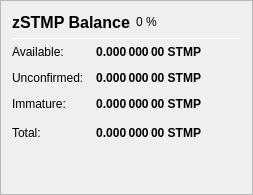
                   <widget class="QFrame" name="frame_ZerocoinBalances">
                    <property name="frameShape">
                     <enum>QFrame::StyledPanel</enum>
                    </property>
                    <property name="frameShadow">
                     <enum>QFrame::Raised</enum>
                    </property>
                    <layout class="QVBoxLayout" name="verticalLayout_7">
                     <item>
                      <layout class="QHBoxLayout" name="horizontalLayout_8" stretch="0,0,0">
                       <item>
                        <widget class="QLabel" name="label_5z_3">
                         <property name="minimumSize">
                          <size>
                           <width>0</width>
                           <height>20</height>
                          </size>
                         </property>
                         <property name="font">
                          <font>
                           <pointsize>12</pointsize>
                           <weight>75</weight>
                           <bold>true</bold>
                          </font>
                         </property>
                         <property name="text">
                          <string>zSTMP Balance</string>
                         </property>
                        </widget>
                       </item>
                       <item>
                        <widget class="QLabel" name="labelzSTMPPercent">
                         <property name="text">
                          <string notr="true">0 %</string>
                         </property>
                        </widget>
                       </item>
                       <item>
                        <spacer name="horizontalSpacer_11">
                         <property name="orientation">
                          <enum>Qt::Horizontal</enum>
                         </property>
                         <property name="sizeHint" stdset="0">
                          <size>
                           <width>40</width>
                           <height>20</height>
                          </size>
                         </property>
                        </spacer>
                       </item>
                      </layout>
                     </item>
                     <item>
                      <widget class="Line" name="line_ZerocoinBalance">
                       <property name="minimumSize">
                        <size>
                         <width>0</width>
                         <height>1</height>
                        </size>
                       </property>
                       <property name="maximumSize">
                        <size>
                         <width>16777215</width>
                         <height>1</height>
                        </size>
                       </property>
                       <property name="orientation">
                        <enum>Qt::Horizontal</enum>
                       </property>
                      </widget>
                     </item>
                     <item>
                      <layout class="QGridLayout" name="gridLayout_5">
                       <property name="spacing">
                        <number>12</number>
                       </property>
                       <item row="1" column="0">
                        <widget class="QLabel" name="labelzBalanceMatureText">
                         <property name="toolTip">
                          <string>Mature: more than 20 confirmation and more than 1 mint of the same denomination after it was minted.
These zSTMP are spendable.</string>
                         </property>
                         <property name="text">
                          <string>Available:</string>
                         </property>
                        </widget>
                       </item>
                       <item row="1" column="1">
                        <widget class="QLabel" name="labelzBalanceMature">
                         <property name="font">
                          <font>
                           <weight>75</weight>
                           <bold>true</bold>
                          </font>
                         </property>
                         <property name="toolTip">
                          <string>Mature: more than 20 confirmation and more than 1 mint of the same denomination after it was minted.
These zSTMP are spendable.</string>
                         </property>
                         <property name="text">
                          <string notr="true">0.000 000 00 STMP</string>
                         </property>
                         <property name="alignment">
                          <set>Qt::AlignRight|Qt::AlignTrailing|Qt::AlignVCenter</set>
                         </property>
                        </widget>
                       </item>
                       <item row="2" column="0">
                        <widget class="QLabel" name="labelzBalanceUnconfirmedText">
                         <property name="toolTip">
                          <string>Unconfirmed: less than 20 confirmations
Immature: confirmed, but less than 1 mint of the same denomination after it was minted</string>
                         </property>
                         <property name="text">
                          <string>Unconfirmed:</string>
                         </property>
                        </widget>
                       </item>
                       <item row="2" column="1">
                        <widget class="QLabel" name="labelzBalanceUnconfirmed">
                         <property name="font">
                          <font>
                           <weight>75</weight>
                           <bold>true</bold>
                          </font>
                         </property>
                         <property name="toolTip">
                          <string>Unconfirmed: less than 20 confirmations
Immature: confirmed, but less than 1 mint of the same denomination after it was minted</string>
                         </property>
                         <property name="text">
                          <string notr="true">0.000 000 00 STMP</string>
                         </property>
                         <property name="alignment">
                          <set>Qt::AlignRight|Qt::AlignTrailing|Qt::AlignVCenter</set>
                         </property>
                        </widget>
                       </item>
                       <item row="3" column="0">
                        <widget class="QLabel" name="labelzBalanceImmatureText">
                         <property name="toolTip">
                          <string>Unconfirmed: less than 20 confirmations
Immature: confirmed, but less than 1 mint of the same denomination after it was minted</string>
                         </property>
                         <property name="text">
                          <string>Immature:</string>
                         </property>
                        </widget>
                       </item>
                       <item row="3" column="1">
                        <widget class="QLabel" name="labelzBalanceImmature">
                         <property name="font">
                          <font>
                           <weight>75</weight>
                           <bold>true</bold>
                          </font>
                         </property>
                         <property name="toolTip">
                          <string>Unconfirmed: less than 20 confirmations
Immature: confirmed, but less than 1 mint of the same denomination after it was minted</string>
                         </property>
                         <property name="text">
                          <string notr="true">0.000 000 00 STMP</string>
                         </property>
                         <property name="alignment">
                          <set>Qt::AlignRight|Qt::AlignTrailing|Qt::AlignVCenter</set>
                         </property>
                        </widget>
                       </item>
                       <item row="4" column="0">
                        <widget class="QLabel" name="labelzBalanceText">
                         <property name="toolTip">
                          <string>Your current zSTMP balance, unconfirmed and immature zSTMP included.</string>
                         </property>
                         <property name="text">
                          <string>Total:</string>
                         </property>
                        </widget>
                       </item>
                       <item row="4" column="1">
                        <widget class="QLabel" name="labelzBalance">
                         <property name="font">
                          <font>
                           <weight>75</weight>
                           <bold>true</bold>
                          </font>
                         </property>
                         <property name="cursor">
                          <cursorShape>IBeamCursor</cursorShape>
                         </property>
                         <property name="toolTip">
                          <string>Your current zSTMP balance, unconfirmed and immature zSTMP included.</string>
                         </property>
                         <property name="text">
                          <string notr="true">0.000 000 00 STMP</string>
                         </property>
                         <property name="alignment">
                          <set>Qt::AlignRight|Qt::AlignTrailing|Qt::AlignVCenter</set>
                         </property>
                         <property name="textInteractionFlags">
                          <set>Qt::LinksAccessibleByMouse|Qt::TextSelectableByKeyboard|Qt::TextSelectableByMouse</set>
                         </property>
                        </widget>
                       </item>
                       <item row="4" column="2">
                        <spacer name="horizontalSpacer_4">
                         <property name="orientation">
                          <enum>Qt::Horizontal</enum>
                         </property>
                         <property name="sizeHint" stdset="0">
                          <size>
                           <width>40</width>
                           <height>20</height>
                          </size>
                         </property>
                        </spacer>
                       </item>
                      </layout>
                     </item>
                     <item>
                      <spacer name="verticalSpacer_4">
                       <property name="orientation">
                        <enum>Qt::Vertical</enum>
                       </property>
                       <property name="sizeHint" stdset="0">
                        <size>
                         <width>20</width>
                         <height>40</height>
                        </size>
                       </property>
                      </spacer>
                     </item>
                    </layout>
                   </widget>
